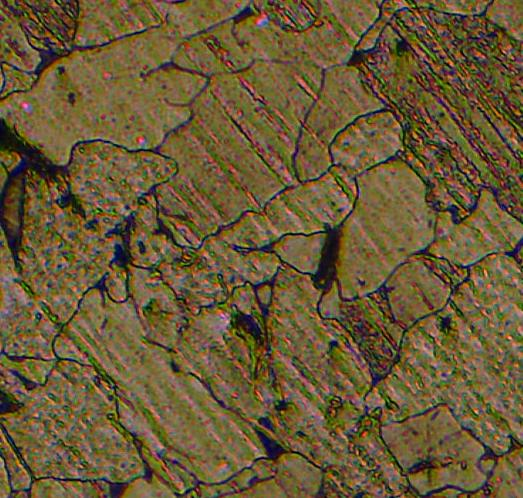
#> input picture image1.jpg, 523 x 498 px, found by its file name
$ jupyter execute 'steel_grain_project (1).ipynb'
#> lines starting #> are read from the running program, lines starting #| are printed output that depends on the picture; after the words box and inside, x2 and y2 are one past the last pixel; in counts of white or black regions, pixels touching at a corner belong together
[cell 1]
from sklearn.cluster import KMeans
import numpy as np
from matplotlib import pyplot as plt
import cv2

[cell 2]
plt.style.use('seaborn')

[cell 3]
km=KMeans(n_clusters=200)

[cell 4]
img = cv2.imread("./inout images/image1.jpg")
#> img is the input picture: shape (498, 523, 3); mean B, G, R 54.9, 89.5, 106.5
img1 = cv2.cvtColor(img,cv2.COLOR_BGR2RGB)

- <b>Region Grwoing</b> function

[cell 5]
def region_growing(img):

    km.fit(img)
    centers= km.cluster_centers_
    cen=np.array(centers,dtype='uint8')

    new_img=np.zeros(img.shape,dtype='uint8')
    for i in range(new_img.shape[0]):
        new_img[i]=cen[km.labels_[i]]

    new_img=new_img.reshape((dil.shape))
    new_img=cv2.fastNlMeansDenoising(new_img,10,10,7,21)
    ret, thresh = cv2.threshold(new_img,0,255,cv2.THRESH_BINARY_INV+cv2.THRESH_OTSU)

    kernel_sharpening = np.array([[-1,-1,-1],
                                  [-1, 9,-1],
                                  [-1,-1,-1]])

    sharpen = cv2.filter2D(thresh,-2, kernel_sharpening)

    return thresh

[cell 6]
# [7 lines of commented-out code are left out]

bfilter = cv2.bilateralFilter(img1, 9, 75, 75)
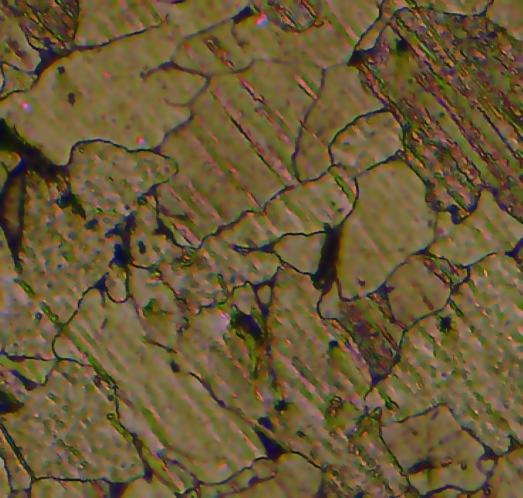
#> bfilter: shape (498, 523, 3); mean R, G, B 106.4, 89.6, 54.8

gray1 = cv2.cvtColor(bfilter, cv2.COLOR_RGB2GRAY)
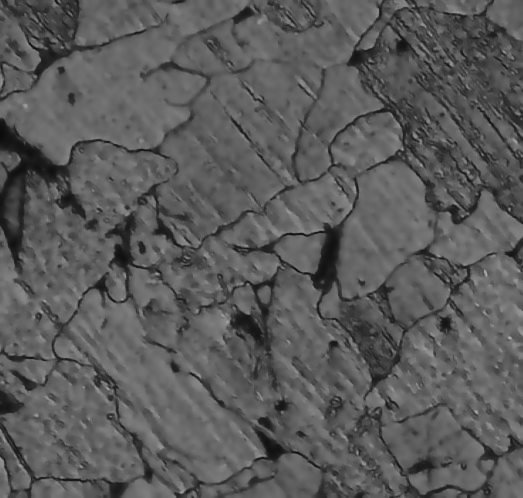
#> gray1: shape (498, 523); min 10, max 178, mean 90.6

#status = cv2.imwrite('gray_image.jpg',gray1)

new_image = gray1.reshape((-1,3))

new_image = np.float32(new_image)

criteria = (cv2.TERM_CRITERIA_EPS + cv2.TERM_CRITERIA_MAX_ITER, 10, 1.0)

k=8

attempts = 10

ret,label,center=cv2.kmeans(new_image,k,None,criteria,attempts,cv2.KMEANS_PP_CENTERS)
#> ret = 12456625.5; center = [[104, 104.5, 104], [32.33, 30.91, 32.42], [53.62, 49.84, 53.37], [93.42, 93.83, 93.75], [65.01, 67.49, 71.92], [115.9, 117.2, 116.1], [99.35, 77.83, 56.44], [79.2, 82.29, 84.8]]

center = np.uint8(center)
#> center = [[104, 104, 104], [32, 30, 32], [53, 49, 53], [93, 93, 93], [65, 67, 71], [115, 117, 116], [99, 77, 56], [79, 82, 84]]

res = center[label.flatten()]

res2 = res.reshape((gray1.shape))

kernal1 = np.ones((5,5), np.float32)/25

ero = cv2.erode(res2, kernal1, iterations= 1)
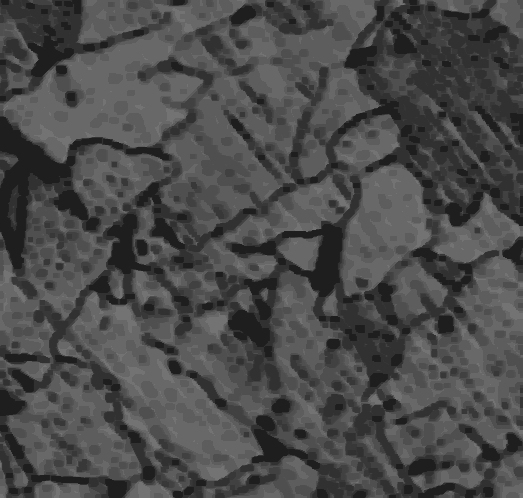
#> ero: shape (498, 523); min 30, max 115, mean 74.5

#ero=cv2.fastNlMeansDenoising(ero,10,10,7,21)

dil = cv2.dilate(ero, kernal1, iterations= 1)
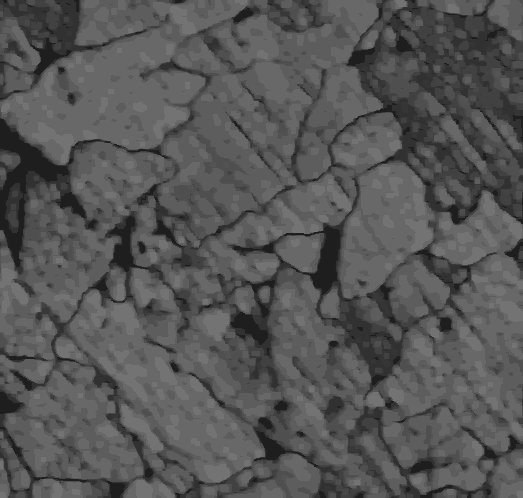
#> dil: shape (498, 523); min 30, max 115, mean 85.8

opening = cv2.morphologyEx(res2, cv2.MORPH_OPEN, kernal1)

region = region_growing(opening)
#> in region_growing, `sharpen = cv2.filter2D(thresh,-2, kernel_sharpening)`:
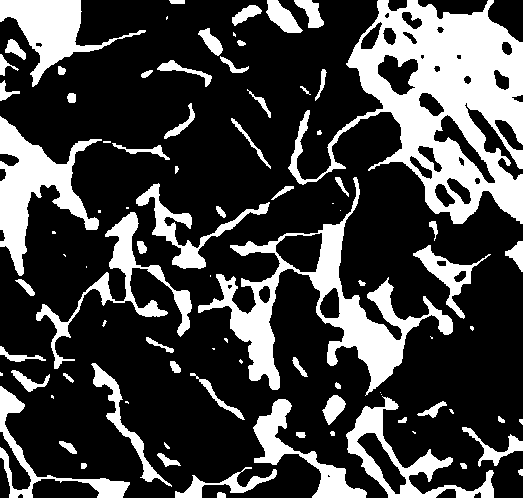
#> thresh: shape (498, 523); 26.4% white; 89 white regions (25 under 20 px), largest, box (x1, y1, x2, y2) and area: (288, 0, 523, 224) 22343, (198, 177, 453, 396) 10988, (0, 116, 102, 276) 5828

refinement = cv2.addWeighted(region,1.5,dil,-0.5,0)

status1 = cv2.imwrite('refine_image.jpg',refinement)

titles = ['image', 'bfilter','gimage','clustering','erosion','dilation','region','refinement']

images = [img, bfilter, gray1, res2, ero, dil,region,refinement]

for i,title in enumerate(titles):
    if title == 'region' or title == 'refinement':
        plt.subplot(1,8,i+1),plt.imshow(images[i])
        plt.title(title)
        plt.xticks([]),plt.yticks([])
    else:
        plt.subplot(1,7,i+1),plt.imshow(images[i])
        plt.title(title)
        plt.xticks([]),plt.yticks([])

plt.show()
#> figure, not shown here; B, G, R data is drawn as R, G, B
